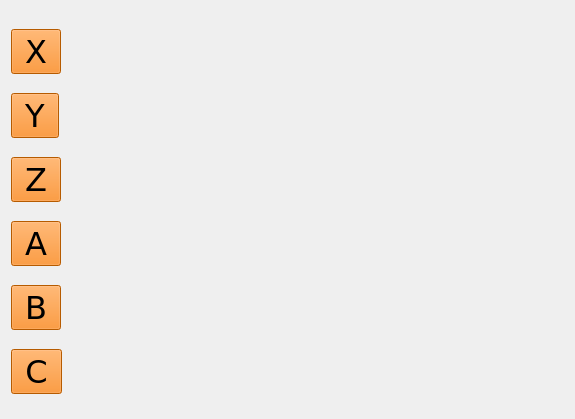
  <widget class="QWidget" name="layoutWidget">
   <property name="geometry">
    <rect>
     <x>0</x>
     <y>0</y>
     <width>575</width>
     <height>419</height>
    </rect>
   </property>
   <layout class="QGridLayout" name="gridLayout" columnstretch="30,0,0,0,0,0">
    <property name="rightMargin">
     <number>0</number>
    </property>
    <property name="bottomMargin">
     <number>0</number>
    </property>
    <property name="spacing">
     <number>0</number>
    </property>
    <item row="3" column="5">
     <widget class="QHmiLabel" name="qHmiLabel_35">
      <property name="minimumSize">
       <size>
        <width>0</width>
        <height>46</height>
       </size>
      </property>
      <property name="font">
       <font>
        <pointsize>20</pointsize>
       </font>
      </property>
      <property name="fieldName">
       <cstring>CONF1_G_R_GUI_A_SPD</cstring>
      </property>
      <property name="fieldValue">
       <cstring>-9999.9</cstring>
      </property>
      <property name="decimalCount">
       <cstring>1</cstring>
      </property>
      <property name="PasswordLevel" stdset="0">
       <number>0</number>
      </property>
      <property name="Hide" stdset="0">
       <bool>true</bool>
      </property>
     </widget>
    </item>
    <item row="2" column="5">
     <widget class="QHmiLabel" name="qHmiLabel_34">
      <property name="minimumSize">
       <size>
        <width>0</width>
        <height>46</height>
       </size>
      </property>
      <property name="font">
       <font>
        <pointsize>20</pointsize>
       </font>
      </property>
      <property name="fieldName">
       <cstring>CONF1_G_R_GUI_Z_SPD</cstring>
      </property>
      <property name="fieldValue">
       <cstring>-9999.9</cstring>
      </property>
      <property name="decimalCount">
       <cstring>1</cstring>
      </property>
      <property name="PasswordLevel" stdset="0">
       <number>0</number>
      </property>
      <property name="Hide" stdset="0">
       <bool>true</bool>
      </property>
     </widget>
    </item>
    <item row="1" column="5">
     <widget class="QHmiLabel" name="qHmiLabel_33">
      <property name="minimumSize">
       <size>
        <width>0</width>
        <height>46</height>
       </size>
      </property>
      <property name="font">
       <font>
        <pointsize>20</pointsize>
       </font>
      </property>
      <property name="fieldName">
       <cstring>CONF1_G_R_GUI_Y_SPD</cstring>
      </property>
      <property name="fieldValue">
       <cstring>-9999.9</cstring>
      </property>
      <property name="decimalCount">
       <cstring>1</cstring>
      </property>
      <property name="PasswordLevel" stdset="0">
       <number>0</number>
      </property>
      <property name="Hide" stdset="0">
       <bool>true</bool>
      </property>
     </widget>
    </item>
    <item row="4" column="5">
     <widget class="QHmiLabel" name="qHmiLabel_36">
      <property name="minimumSize">
       <size>
        <width>0</width>
        <height>46</height>
       </size>
      </property>
      <property name="font">
       <font>
        <pointsize>20</pointsize>
       </font>
      </property>
      <property name="fieldName">
       <cstring>CONF1_G_R_GUI_B_SPD</cstring>
      </property>
      <property name="fieldValue">
       <cstring>-9999.9</cstring>
      </property>
      <property name="decimalCount">
       <cstring>1</cstring>
      </property>
      <property name="PasswordLevel" stdset="0">
       <number>0</number>
      </property>
      <property name="Hide" stdset="0">
       <bool>true</bool>
      </property>
     </widget>
    </item>
    <item row="0" column="0">
     <widget class="QHmiLinkPage" name="QHmiLinkPage_7">
      <property name="minimumSize">
       <size>
        <width>0</width>
        <height>0</height>
       </size>
      </property>
      <property name="font">
       <font>
        <family>DejaVu Sans</family>
        <pointsize>24</pointsize>
        <weight>50</weight>
        <italic>false</italic>
        <bold>false</bold>
       </font>
      </property>
      <property name="styleSheet">
       <string notr="true">font:24pt &quot;DejaVu Sans&quot;;
 background-color: rgb(255, 127, 0);</string>
      </property>
      <property name="text">
       <string>X</string>
      </property>
      <property name="iconSize">
       <size>
        <width>120</width>
        <height>80</height>
       </size>
      </property>
      <property name="destinationPage">
       <cstring>x_management.ui</cstring>
      </property>
      <property name="stateField">
       <cstring>CONF1_G_B_MAN</cstring>
      </property>
      <property name="stateAction">
       <enum>QHmiLinkPage::Enable</enum>
      </property>
      <property name="PasswordLevel" stdset="0">
       <number>0</number>
      </property>
      <property name="Hide" stdset="0">
       <bool>true</bool>
      </property>
      <property name="Align left" stdset="0">
       <bool>false</bool>
      </property>
     </widget>
    </item>
    <item row="0" column="1">
     <widget class="QHmiLabel" name="qHmiLabel_14">
      <property name="minimumSize">
       <size>
        <width>140</width>
        <height>46</height>
       </size>
      </property>
      <property name="font">
       <font>
        <pointsize>20</pointsize>
       </font>
      </property>
      <property name="fieldName">
       <cstring>CONF1_AXIS_X.ABSPOS</cstring>
      </property>
      <property name="fieldValue">
       <cstring>-9999.9</cstring>
      </property>
      <property name="decimalCount">
       <cstring>1</cstring>
      </property>
      <property name="PasswordLevel" stdset="0">
       <number>0</number>
      </property>
      <property name="Hide" stdset="0">
       <bool>true</bool>
      </property>
     </widget>
    </item>
    <item row="3" column="3">
     <widget class="QHmiLabel" name="qHmiLabel_26">
      <property name="minimumSize">
       <size>
        <width>0</width>
        <height>46</height>
       </size>
      </property>
      <property name="font">
       <font>
        <pointsize>20</pointsize>
       </font>
      </property>
      <property name="fieldName">
       <cstring>RES1__POU_FAST_CNC.R_POS_TO_GO_A</cstring>
      </property>
      <property name="fieldValue">
       <cstring>-9999.9</cstring>
      </property>
      <property name="decimalCount">
       <cstring>1</cstring>
      </property>
      <property name="PasswordLevel" stdset="0">
       <number>0</number>
      </property>
      <property name="Hide" stdset="0">
       <bool>true</bool>
      </property>
     </widget>
    </item>
    <item row="2" column="3">
     <widget class="QHmiLabel" name="qHmiLabel_25">
      <property name="minimumSize">
       <size>
        <width>0</width>
        <height>46</height>
       </size>
      </property>
      <property name="font">
       <font>
        <pointsize>20</pointsize>
       </font>
      </property>
      <property name="fieldName">
       <cstring>RES1__POU_FAST_CNC.R_POS_TO_GO_Z</cstring>
      </property>
      <property name="fieldValue">
       <cstring>-9999.9</cstring>
      </property>
      <property name="decimalCount">
       <cstring>1</cstring>
      </property>
      <property name="PasswordLevel" stdset="0">
       <number>0</number>
      </property>
      <property name="Hide" stdset="0">
       <bool>true</bool>
      </property>
     </widget>
    </item>
    <item row="5" column="3">
     <widget class="QHmiLabel" name="qHmiLabel_28">
      <property name="minimumSize">
       <size>
        <width>0</width>
        <height>46</height>
       </size>
      </property>
      <property name="font">
       <font>
        <pointsize>20</pointsize>
       </font>
      </property>
      <property name="fieldName">
       <cstring>RES1__POU_FAST_CNC.R_POS_TO_GO_C</cstring>
      </property>
      <property name="fieldValue">
       <cstring>-9999.9</cstring>
      </property>
      <property name="decimalCount">
       <cstring>1</cstring>
      </property>
      <property name="PasswordLevel" stdset="0">
       <number>0</number>
      </property>
      <property name="Hide" stdset="0">
       <bool>true</bool>
      </property>
     </widget>
    </item>
    <item row="2" column="1">
     <widget class="QHmiLabel" name="qHmiLabel_16">
      <property name="minimumSize">
       <size>
        <width>0</width>
        <height>46</height>
       </size>
      </property>
      <property name="font">
       <font>
        <pointsize>20</pointsize>
       </font>
      </property>
      <property name="fieldName">
       <cstring>CONF1_AXIS_Z.ABSPOS</cstring>
      </property>
      <property name="fieldValue">
       <cstring>-9999.9</cstring>
      </property>
      <property name="decimalCount">
       <cstring>1</cstring>
      </property>
      <property name="PasswordLevel" stdset="0">
       <number>0</number>
      </property>
      <property name="Hide" stdset="0">
       <bool>true</bool>
      </property>
     </widget>
    </item>
    <item row="2" column="0">
     <widget class="QHmiLinkPage" name="QHmiLinkPage_9">
      <property name="font">
       <font>
        <family>DejaVu Sans</family>
        <pointsize>24</pointsize>
        <weight>50</weight>
        <italic>false</italic>
        <bold>false</bold>
       </font>
      </property>
      <property name="styleSheet">
       <string notr="true">font:24pt &quot;DejaVu Sans&quot;;
 background-color: rgb(255, 127, 0);</string>
      </property>
      <property name="text">
       <string>Z</string>
      </property>
      <property name="iconSize">
       <size>
        <width>120</width>
        <height>80</height>
       </size>
      </property>
      <property name="destinationPage">
       <cstring>z_management.ui</cstring>
      </property>
      <property name="stateField">
       <cstring>CONF1_G_B_MAN</cstring>
      </property>
      <property name="stateAction">
       <enum>QHmiLinkPage::Enable</enum>
      </property>
      <property name="PasswordLevel" stdset="0">
       <number>0</number>
      </property>
      <property name="Hide" stdset="0">
       <bool>true</bool>
      </property>
      <property name="Align left" stdset="0">
       <bool>false</bool>
      </property>
     </widget>
    </item>
    <item row="1" column="3">
     <widget class="QHmiLabel" name="qHmiLabel_24">
      <property name="minimumSize">
       <size>
        <width>0</width>
        <height>46</height>
       </size>
      </property>
      <property name="font">
       <font>
        <pointsize>20</pointsize>
       </font>
      </property>
      <property name="fieldName">
       <cstring>RES1__POU_FAST_CNC.R_POS_TO_GO_Y</cstring>
      </property>
      <property name="fieldValue">
       <cstring>-9999.9</cstring>
      </property>
      <property name="decimalCount">
       <cstring>1</cstring>
      </property>
      <property name="PasswordLevel" stdset="0">
       <number>0</number>
      </property>
      <property name="Hide" stdset="0">
       <bool>true</bool>
      </property>
     </widget>
    </item>
    <item row="4" column="1">
     <widget class="QHmiLabel" name="qHmiLabel_18">
      <property name="minimumSize">
       <size>
        <width>0</width>
        <height>46</height>
       </size>
      </property>
      <property name="font">
       <font>
        <pointsize>20</pointsize>
       </font>
      </property>
      <property name="fieldName">
       <cstring>CONF1_AXIS_B.ABSPOS</cstring>
      </property>
      <property name="fieldValue">
       <cstring>-9999.9</cstring>
      </property>
      <property name="decimalCount">
       <cstring>1</cstring>
      </property>
      <property name="PasswordLevel" stdset="0">
       <number>0</number>
      </property>
      <property name="Hide" stdset="0">
       <bool>true</bool>
      </property>
     </widget>
    </item>
    <item row="4" column="0">
     <widget class="QHmiLinkPage" name="QHmiLinkPage_11">
      <property name="font">
       <font>
        <family>DejaVu Sans</family>
        <pointsize>24</pointsize>
        <weight>50</weight>
        <italic>false</italic>
        <bold>false</bold>
       </font>
      </property>
      <property name="styleSheet">
       <string notr="true">font:24pt &quot;DejaVu Sans&quot;;
 background-color: rgb(255, 127, 0);</string>
      </property>
      <property name="text">
       <string>B</string>
      </property>
      <property name="iconSize">
       <size>
        <width>120</width>
        <height>80</height>
       </size>
      </property>
      <property name="destinationPage">
       <cstring>b_management.ui</cstring>
      </property>
      <property name="stateField">
       <cstring>CONF1_G_B_MAN</cstring>
      </property>
      <property name="stateAction">
       <enum>QHmiLinkPage::Enable</enum>
      </property>
      <property name="PasswordLevel" stdset="0">
       <number>0</number>
      </property>
      <property name="Hide" stdset="0">
       <bool>true</bool>
      </property>
      <property name="Align left" stdset="0">
       <bool>false</bool>
      </property>
     </widget>
    </item>
    <item row="5" column="5">
     <widget class="QHmiLabel" name="qHmiLabel_37">
      <property name="minimumSize">
       <size>
        <width>0</width>
        <height>46</height>
       </size>
      </property>
      <property name="font">
       <font>
        <pointsize>20</pointsize>
       </font>
      </property>
      <property name="fieldName">
       <cstring>CONF1_G_R_GUI_C_SPD</cstring>
      </property>
      <property name="fieldValue">
       <cstring>-9999.9</cstring>
      </property>
      <property name="decimalCount">
       <cstring>1</cstring>
      </property>
      <property name="PasswordLevel" stdset="0">
       <number>0</number>
      </property>
      <property name="Hide" stdset="0">
       <bool>true</bool>
      </property>
     </widget>
    </item>
    <item row="4" column="3">
     <widget class="QHmiLabel" name="qHmiLabel_27">
      <property name="minimumSize">
       <size>
        <width>0</width>
        <height>46</height>
       </size>
      </property>
      <property name="font">
       <font>
        <pointsize>20</pointsize>
       </font>
      </property>
      <property name="fieldName">
       <cstring>RES1__POU_FAST_CNC.R_POS_TO_GO_B</cstring>
      </property>
      <property name="fieldValue">
       <cstring>-9999.9</cstring>
      </property>
      <property name="decimalCount">
       <cstring>1</cstring>
      </property>
      <property name="PasswordLevel" stdset="0">
       <number>0</number>
      </property>
      <property name="Hide" stdset="0">
       <bool>true</bool>
      </property>
     </widget>
    </item>
    <item row="5" column="0">
     <widget class="QHmiLinkPage" name="QHmiLinkPage_12">
      <property name="font">
       <font>
        <family>DejaVu Sans</family>
        <pointsize>24</pointsize>
        <weight>50</weight>
        <italic>false</italic>
        <bold>false</bold>
       </font>
      </property>
      <property name="styleSheet">
       <string notr="true">font:24pt &quot;DejaVu Sans&quot;;
 background-color: rgb(255, 127, 0);</string>
      </property>
      <property name="text">
       <string>C</string>
      </property>
      <property name="iconSize">
       <size>
        <width>120</width>
        <height>80</height>
       </size>
      </property>
      <property name="destinationPage">
       <cstring>c_management.ui</cstring>
      </property>
      <property name="stateField">
       <cstring>CONF1_G_B_MAN</cstring>
      </property>
      <property name="stateAction">
       <enum>QHmiLinkPage::Enable</enum>
      </property>
      <property name="PasswordLevel" stdset="0">
       <number>0</number>
      </property>
      <property name="Hide" stdset="0">
       <bool>true</bool>
      </property>
      <property name="Align left" stdset="0">
       <bool>false</bool>
      </property>
     </widget>
    </item>
    <item row="1" column="1">
     <widget class="QHmiLabel" name="qHmiLabel_15">
      <property name="minimumSize">
       <size>
        <width>0</width>
        <height>46</height>
       </size>
      </property>
      <property name="font">
       <font>
        <pointsize>20</pointsize>
       </font>
      </property>
      <property name="fieldName">
       <cstring>CONF1_AXIS_Y.ABSPOS</cstring>
      </property>
      <property name="fieldValue">
       <cstring>-9999.9</cstring>
      </property>
      <property name="decimalCount">
       <cstring>1</cstring>
      </property>
      <property name="PasswordLevel" stdset="0">
       <number>0</number>
      </property>
      <property name="Hide" stdset="0">
       <bool>true</bool>
      </property>
     </widget>
    </item>
    <item row="5" column="1">
     <widget class="QHmiLabel" name="qHmiLabel_19">
      <property name="minimumSize">
       <size>
        <width>0</width>
        <height>46</height>
       </size>
      </property>
      <property name="font">
       <font>
        <pointsize>20</pointsize>
       </font>
      </property>
      <property name="fieldName">
       <cstring>CONF1_AXIS_C.ABSPOS</cstring>
      </property>
      <property name="fieldValue">
       <cstring>-9999.9</cstring>
      </property>
      <property name="decimalCount">
       <cstring>1</cstring>
      </property>
      <property name="PasswordLevel" stdset="0">
       <number>0</number>
      </property>
      <property name="Hide" stdset="0">
       <bool>true</bool>
      </property>
     </widget>
    </item>
    <item row="3" column="1">
     <widget class="QHmiLabel" name="qHmiLabel_17">
      <property name="minimumSize">
       <size>
        <width>0</width>
        <height>46</height>
       </size>
      </property>
      <property name="font">
       <font>
        <pointsize>20</pointsize>
       </font>
      </property>
      <property name="fieldName">
       <cstring>CONF1_AXIS_A.ABSPOS</cstring>
      </property>
      <property name="fieldValue">
       <cstring>-9999.9</cstring>
      </property>
      <property name="decimalCount">
       <cstring>1</cstring>
      </property>
      <property name="PasswordLevel" stdset="0">
       <number>0</number>
      </property>
      <property name="Hide" stdset="0">
       <bool>true</bool>
      </property>
     </widget>
    </item>
    <item row="1" column="0">
     <widget class="QHmiLinkPage" name="QHmiLinkPage_8">
      <property name="font">
       <font>
        <family>DejaVu Sans</family>
        <pointsize>24</pointsize>
        <weight>50</weight>
        <italic>false</italic>
        <bold>false</bold>
       </font>
      </property>
      <property name="styleSheet">
       <string notr="true">font:24pt &quot;DejaVu Sans&quot;;
 background-color: rgb(255, 127, 0);</string>
      </property>
      <property name="text">
       <string>Y</string>
      </property>
      <property name="iconSize">
       <size>
        <width>120</width>
        <height>80</height>
       </size>
      </property>
      <property name="destinationPage">
       <cstring>y_management.ui</cstring>
      </property>
      <property name="stateField">
       <cstring>CONF1_G_B_MAN</cstring>
      </property>
      <property name="stateAction">
       <enum>QHmiLinkPage::Enable</enum>
      </property>
      <property name="PasswordLevel" stdset="0">
       <number>0</number>
      </property>
      <property name="Hide" stdset="0">
       <bool>true</bool>
      </property>
      <property name="Align left" stdset="0">
       <bool>false</bool>
      </property>
     </widget>
    </item>
    <item row="3" column="0">
     <widget class="QHmiLinkPage" name="QHmiLinkPage_10">
      <property name="font">
       <font>
        <family>DejaVu Sans</family>
        <pointsize>24</pointsize>
        <weight>50</weight>
        <italic>false</italic>
        <bold>false</bold>
       </font>
      </property>
      <property name="styleSheet">
       <string notr="true">font:24pt &quot;DejaVu Sans&quot;;
 background-color: rgb(255, 127, 0);</string>
      </property>
      <property name="text">
       <string>A</string>
      </property>
      <property name="iconSize">
       <size>
        <width>120</width>
        <height>80</height>
       </size>
      </property>
      <property name="destinationPage">
       <cstring>a_management.ui</cstring>
      </property>
      <property name="stateField">
       <cstring>CONF1_G_B_MAN</cstring>
      </property>
      <property name="stateAction">
       <enum>QHmiLinkPage::Enable</enum>
      </property>
      <property name="PasswordLevel" stdset="0">
       <number>0</number>
      </property>
      <property name="Hide" stdset="0">
       <bool>true</bool>
      </property>
      <property name="Align left" stdset="0">
       <bool>false</bool>
      </property>
     </widget>
    </item>
    <item row="0" column="4">
     <spacer name="horizontalSpacer_2">
      <property name="orientation">
       <enum>Qt::Horizontal</enum>
      </property>
      <property name="sizeType">
       <enum>QSizePolicy::Fixed</enum>
      </property>
      <property name="sizeHint" stdset="0">
       <size>
        <width>20</width>
        <height>20</height>
       </size>
      </property>
     </spacer>
    </item>
    <item row="0" column="2">
     <spacer name="horizontalSpacer">
      <property name="orientation">
       <enum>Qt::Horizontal</enum>
      </property>
      <property name="sizeType">
       <enum>QSizePolicy::Fixed</enum>
      </property>
      <property name="sizeHint" stdset="0">
       <size>
        <width>20</width>
        <height>20</height>
       </size>
      </property>
     </spacer>
    </item>
    <item row="0" column="3">
     <widget class="QHmiLabel" name="qHmiLabel_23">
      <property name="minimumSize">
       <size>
        <width>140</width>
        <height>46</height>
       </size>
      </property>
      <property name="font">
       <font>
        <pointsize>20</pointsize>
       </font>
      </property>
      <property name="fieldName">
       <cstring>RES1__POU_FAST_CNC.R_POS_TO_GO_X</cstring>
      </property>
      <property name="fieldValue">
       <cstring>-9999.9</cstring>
      </property>
      <property name="decimalCount">
       <cstring>1</cstring>
      </property>
      <property name="PasswordLevel" stdset="0">
       <number>0</number>
      </property>
      <property name="Hide" stdset="0">
       <bool>true</bool>
      </property>
     </widget>
    </item>
    <item row="0" column="5">
     <widget class="QHmiLabel" name="qHmiLabel_32">
      <property name="minimumSize">
       <size>
        <width>140</width>
        <height>46</height>
       </size>
      </property>
      <property name="font">
       <font>
        <pointsize>20</pointsize>
       </font>
      </property>
      <property name="fieldName">
       <cstring>CONF1_G_R_GUI_X_SPD</cstring>
      </property>
      <property name="fieldValue">
       <cstring>-9999.9</cstring>
      </property>
      <property name="decimalCount">
       <cstring>1</cstring>
      </property>
      <property name="PasswordLevel" stdset="0">
       <number>0</number>
      </property>
      <property name="Hide" stdset="0">
       <bool>true</bool>
      </property>
     </widget>
    </item>
   </layout>
  </widget>
